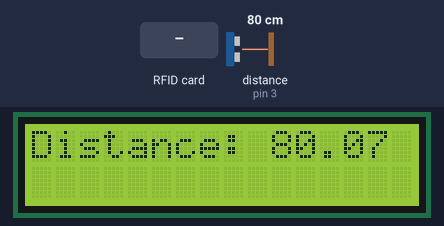
This sketch was run on a simulated Arduino Uno, built with avr-gcc and run on an emulated ATmega328P. Parts: 16×2 character LCD. Wiring (inferred from the names in the program): ultrasonic range finder: trigger pin 4; echo pin 3. Inputs (shaded band) come from the test bench; at power-on: distance to the obstacle (sensor on pin 3) 80 cm. The echo pulse lasts 58.3 µs per cm; what the sketch prints to the serial monitor is not drawn.

Above: at 1.3 s.
1.4 s: distance to the obstacle (sensor on pin 3) set to 38 cm
At 2.7 s:
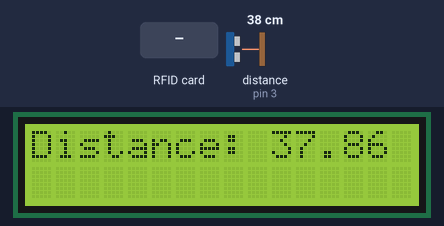
3.3 s: distance to the obstacle (sensor on pin 3) set to 32 cm
At 4.1 s:
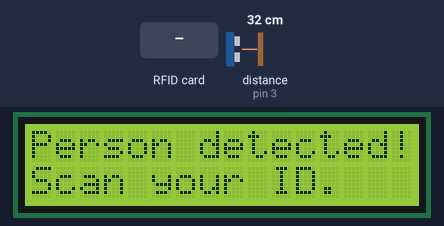
4.9 s: distance to the obstacle (sensor on pin 3) set to 60 cm
At 6.5 s:
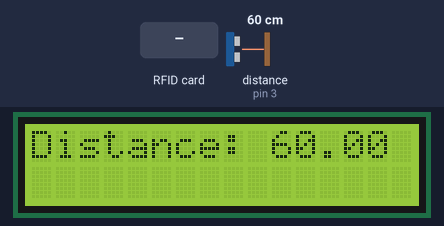
6.6 s: distance to the obstacle (sensor on pin 3) set to 2 cm
At 7.7 s:
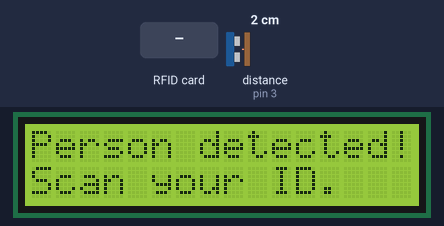
8.2 s: RFID card 5E 7A 19 C4 held to the reader
9.7 s: distance to the obstacle (sensor on pin 3) set to 35 cm
Timing chart, 0 to 12.7 s (numbered marks = the images above; inputs shaded):
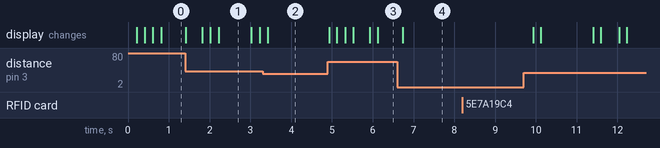

The sketch:

Arduino.ino
```cpp
#include <LiquidCrystal.h>
#include <SoftwareSerial.h>
#include <MFRC522v2.h>
#include <MFRC522DriverSPI.h>
//#include <MFRC522DriverI2C.h>
#include <MFRC522DriverPinSimple.h>
#include <MFRC522Debug.h>
#define RX_PIN 2
#define TX_PIN 5

#define ECHO_PIN 3
#define TRIGGER_PIN 4

#define LCD_RS_PIN A5
#define LCD_E_PIN A4
#define LCD_D4_PIN 6
#define LCD_D5_PIN 7
#define LCD_D6_PIN 8
#define LCD_D7_PIN 9

SoftwareSerial espSerial(RX_PIN, TX_PIN);

MFRC522DriverPinSimple ss_pin(10); // Configurable, see typical pin layout above.

MFRC522DriverSPI driver{ss_pin}; // Create SPI driver.
MFRC522 mfrc522{driver};  // Create MFRC522 instance.

LiquidCrystal lcd(
  LCD_RS_PIN,
  LCD_E_PIN,
  LCD_D4_PIN,
  LCD_D5_PIN,
  LCD_D6_PIN,
  LCD_D7_PIN
);

enum State {
    IDLE,
    PERSON_DETECTED,
    WAIT_FOR_CARD
};

State currentState = IDLE;

String uid = "";

unsigned long lastUltrasonicTrigger = 0;
unsigned long ultrasonicTriggerDelay = 200;

volatile unsigned long pulseInTimeBegin;
volatile unsigned long pulseInTimeEnd;
volatile bool newDistanceAvailable = false;

unsigned long UARTdelay = 1000;
unsigned long lastUARTdelay = millis();

double getUltrasonicDistance() {
  double durationMicros = pulseInTimeEnd- pulseInTimeBegin;
  double distance = durationMicros/58.0; //cm
  return distance;
}

void triggerUltrasonicSensor() {
  digitalWrite(TRIGGER_PIN, LOW);
  delayMicroseconds(2);
  digitalWrite(TRIGGER_PIN, HIGH);
  delayMicroseconds(10);
  digitalWrite(TRIGGER_PIN, LOW);
}

void echoPinInterrupt() {
  if(digitalRead(ECHO_PIN) == HIGH) { // start measuring
    // when signal is rising
    pulseInTimeBegin = micros();
  }
  else {
    // when signal is falling
    pulseInTimeEnd = micros();
    newDistanceAvailable = true;
  }
}

void clearRow(int row) {
  lcd.setCursor(0, row); // Move cursor to start of the row
  for (int i = 0; i < 16; i++) { // Overwrite all columns with spaces
    lcd.print(" ");
  }
  lcd.setCursor(0, row); // move cursor back to start
}

void showDistance(double dist) {
  lcd.setCursor(0,0);
  lcd.print("Distance:      "); // add spaces to erase old digits
  lcd.setCursor(10,0); // after "Distance: "
  lcd.print(dist);
}

void showPersonDetected() {
  lcd.clear();
  lcd.setCursor(0,0);
  lcd.print("Person detected!");
  lcd.setCursor(0,1);
  lcd.print("Scan your ID.");
}

String readCard() {
	// Reset the loop if no new card present on the sensor/reader. This saves the entire process when idle.
  // Select one of the cards.
  if (!mfrc522.PICC_IsNewCardPresent()) {
    return "";
  }
  if (!mfrc522.PICC_ReadCardSerial()) {
    return "";
  }

	// Dump debug info about the card; PICC_HaltA() is automatically called.
  MFRC522Debug::PICC_DumpToSerial(mfrc522, Serial, &(mfrc522.uid));

  // get UID string
  String cardUID = "";
  for (byte i = 0; i < mfrc522.uid.size; i++) {
    cardUID += String(mfrc522.uid.uidByte[i], HEX);
    if (i < mfrc522.uid.size - 1) {
      cardUID += " ";
    }
  }
  cardUID.toUpperCase();

  // Halt PICC
  mfrc522.PICC_HaltA();
  mfrc522.PCD_StopCrypto1();

  return cardUID;
}

void setup() {
  // Serial.begin(115200);
  espSerial.begin(115200);

  pinMode(ECHO_PIN, INPUT);
  pinMode(TRIGGER_PIN, OUTPUT);
  attachInterrupt(digitalPinToInterrupt(ECHO_PIN), echoPinInterrupt, CHANGE); // when its rising: low -> high

  lcd.begin(16, 2); // (columns, rows)

  Serial.begin(115200);  // Initialize serial communications with the PC for debugging.
  while (!Serial);     // Do nothing if no serial port is opened (added for Arduinos based on ATMEGA32U4).
  mfrc522.PCD_Init();  // Init MFRC522 board.
  MFRC522Debug::PCD_DumpVersionToSerial(mfrc522, Serial);	// Show details of PCD - MFRC522 Card Reader details.
	Serial.println(F("Scan PICC to see UID, SAK, type, and data blocks..."));
}

void loop() {
  unsigned long timeNow = millis();

  if(timeNow - lastUltrasonicTrigger > ultrasonicTriggerDelay) {
    lastUltrasonicTrigger = timeNow;
    triggerUltrasonicSensor();
  }

  if(newDistanceAvailable) {
    newDistanceAvailable = false;
    double distance = getUltrasonicDistance();

    if (currentState == IDLE)
      showDistance(distance);

    if (distance <= 35) {
      if (currentState == IDLE) {
        currentState = PERSON_DETECTED;
        showPersonDetected();
      }
    }
    else {
      if (currentState != IDLE) {
        currentState = IDLE;
        uid = "";
        lcd.clear();
      }
    }
  }

  // Handle when someone is detected
  if (currentState == PERSON_DETECTED) {
    String card = readCard();
    if (card != "") {
      uid = card;
      currentState = WAIT_FOR_CARD;
    }
  }

  // Handle waiting for card to be scanned when someone is detected
  if (currentState == WAIT_FOR_CARD) {
    Serial.print("Sent to ESP32: ");
    Serial.println(uid);
    espSerial.println(uid);
    uid = "";
    currentState = IDLE;
  }
}
```

Measured:
- the behaviour switches between 36 and 35 cm on distance to the obstacle (sensor on pin 3) (found by bisection; images 1 and 2)
- after the input at 3.3 s, the display: changes after 0.13 s (image 2)
- after the input at 4.9 s, the display: first changes at once (image 3 shows a later state)
- after the input at 6.6 s, the display: changes after 0.13 s (image 4)
- after the input at 8.2 s, every drawn part: stays the same
- what the display in image 1 shows lasts 0.8 s, from 2.2 s to 3.0 s
